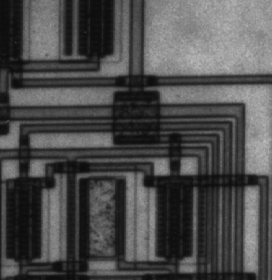
#> input picture Lab_Edge_Detection_STD/circuit.tif, 272 x 280 px
$ jupyter execute Lab_Edge_Detection_STD.ipynb   (shell and % lines are left out)
#> lines starting #> are read from the running program, lines starting #| are printed output that depends on the picture; after the words box and inside, x2 and y2 are one past the last pixel; in counts of white or black regions, pixels touching at a corner belong together; long printed decimals are rounded
### Lab_Edge_Detection_STD/commonfunctions.py


import skimage.io as io
import matplotlib.pyplot as plt
import numpy as np
from skimage.exposure import histogram
from matplotlib.pyplot import bar
from skimage.color import rgb2gray,rgb2hsv

# Convolution:
from scipy.signal import convolve2d
from scipy import fftpack
import math

from skimage.util import random_noise
from skimage.filters import median
from skimage.feature import canny


# Edges
from skimage.filters import sobel_h, sobel, sobel_v,roberts, prewitt

# Show the figures / plots inside the notebook
def show_images(images,titles=None):
    #This function is used to show image(s) with titles by sending an array of images and an array of associated titles.
    # images[0] will be drawn with the title titles[0] if exists
    # You aren't required to understand this function, use it as-is.
    n_ims = len(images)
    if titles is None: titles = ['(%d)' % i for i in range(1,n_ims + 1)]
    fig = plt.figure()
    n = 1
    for image,title in zip(images,titles):
        a = fig.add_subplot(1,n_ims,n)
        if image.ndim == 2:
            plt.gray()
        plt.imshow(image)
        a.set_title(title)
        n += 1
    fig.set_size_inches(np.array(fig.get_size_inches()) * n_ims)
    plt.show()


# [6 lines left out: function showHist, not called in this run]

### Lab_Edge_Detection_STD/Lab_Edge_Detection_STD.ipynb
# Lab 4 - part2
### Edge Detection

https://github.com/scikit-image/scikit-image/blob/master/skimage/filters/edges.py

http://scikit-image.org/docs/0.11.x/auto_examples/plot_edge_filter.html

http://scikit-image.org/docs/dev/auto_examples/edges/plot_canny.html

[cell 1]
from commonfunctions import *
from skimage.filters import gaussian,laplace
from skimage.filters import threshold_mean,threshold_otsu

[cell 2]
'''
1. Built-in Sobel, Prewill, Roberts, Canny
2. Custom Sobel (V-H-Both)
3. Custom LoG
'''
orgImg = io.imread('circuit.tif')
#> orgImg is the input picture: shape (280, 272); min 12, max 191, mean 76.3
io.imshow(orgImg)

# Reports
- Roberts:
    noisy image produced as size of filter is small.

- Prewill:
    less noisy image produced as size of filter is large and 8 filters are used so.
    but still noisy as orginal image has noise.
- Sobel:
    less noisy image produced as size of filter is large and 2 filters are used so.
    but still noisy as orginal image has noise.
- Canny: Best
    non noise image produced, edges are well connected
    but still noise can be removed with higher sigma for better edge detection


### Before Threshoding

[cell 3]
# 1. Built-in Sobel, Prewill, Roberts, Canny

img = io.imread('circuit.tif')
edge_roberts = roberts(img)
edge_sobel_h = sobel_h(img)
edge_sobel_v = sobel_v(img)
edge_sobel = sobel(img)
edge_prewitt = prewitt(img)
edge_canny = canny(img)
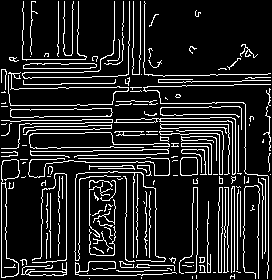
#> edge_canny: shape (280, 272) bool; 14% white in thin lines or dots
#show_images([edge_roberts,edge_prewitt,edge_sobel,edge_canny],["Roberts","Prewill","Sobel","Canny"])

show_images([img,edge_roberts,edge_prewitt],["Orginal","Roberts","Prewill"])
#> in show_images, `n_ims = len(images)`: n_ims = 3
#> the loop in show_images, `for image,title in zip(images,titles):` made 3 passes
#> title on passes 1 to 3: 'Orginal', 'Roberts', 'Prewill'
#> after the loop in show_images, `for image,title in zip(images,titles):`: n = 4
show_images([img,edge_sobel_h,edge_sobel_v],["Orginal","Sobel_h","Sobel_v"])
#> the loop in show_images (call 2), `for image,title in zip(images,titles):` made 3 passes
show_images([img,edge_sobel,edge_canny],["Orginal","Sobel","Canny"])

## After Thresholding

[cell 4]
edge_roberts = abs(edge_roberts)> threshold_otsu(edge_roberts)
#> edge_roberts: shape (280, 272) bool; 23.2% white in thin lines or dots
# edge_sobel_h = edge_roberts> 2
# edge_sobel_v = edge_roberts> 20
edge_sobel = abs(edge_sobel) > threshold_otsu(edge_sobel)
#> edge_sobel: shape (280, 272) bool; 24% white; 430 white regions (364 under 20 px), largest, box (x1, y1, x2, y2) and area: (74, 170, 167, 263) 1558, (143, 83, 272, 280) 1348, (22, 0, 131, 79) 994
edge_prewitt =abs( edge_prewitt)> threshold_otsu(edge_prewitt)
#> edge_prewitt: shape (280, 272) bool; 23.9% white; 384 white regions (321 under 20 px), largest, box (x1, y1, x2, y2) and area: (74, 170, 166, 263) 1612, (143, 83, 272, 280) 1349, (22, 0, 131, 79) 989
edge_canny = abs(edge_canny) > threshold_otsu(edge_canny)
#show_images([edge_roberts,edge_prewitt,edge_sobel,edge_canny],["Roberts","Prewill","Sobel","Canny"])

show_images([img,edge_roberts,edge_prewitt],["Orginal","Roberts","Prewill"])
# show_images([img,edge_sobel_h,edge_sobel_v],["Orginal","Sobel_h","Sobel_v"])
show_images([img,edge_sobel,edge_canny],["Orginal","Sobel","Canny"])

### Canny sigma

[cell 5]
edge_canny_0_5 = abs(canny(img,sigma = 0.5))
#> edge_canny_0_5: shape (280, 272) bool; 21.9% white in thin lines or dots
edge_canny_1 = abs(canny(img,sigma = 1))
edge_canny_2 = abs(canny(img,sigma = 2))
#> edge_canny_2: shape (280, 272) bool; 7% white in thin lines or dots
edge_canny_3 = abs(canny(img,sigma = 3))
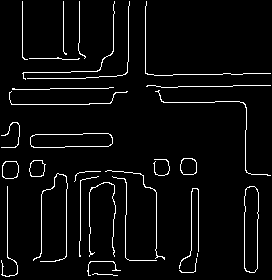
#> edge_canny_3: shape (280, 272) bool; 4.3% white in thin lines or dots

show_images([img],["Orginal"])
show_images([edge_canny_0_5,edge_canny_1],["canny sigma = 0.5","canny sigma = 1"])
show_images([edge_canny_2,edge_canny_3],["canny sigma = 2","canny sigma = 3"])

### Canny low_threshold & high_threshold
- low_threshold :
    Lower bound for hysteresis thresholding (linking edges).
    low_threshold is set to 10% of max by default.
- high_threshold :
    Upper bound for hysteresis thresholding (linking edges).
    high_threshold is set to 20% of max by default.

[cell 6]
edge_canny_thrs= canny(img,low_threshold=30,high_threshold=60)
#> edge_canny_thrs: shape (280, 272) bool; 12.8% white in thin lines or dots
edge_canny_sigma_thrs= canny(img,sigma = 1.5,low_threshold=30,high_threshold=60)
#> edge_canny_sigma_thrs: shape (280, 272) bool; 9.3% white in thin lines or dots
show_images([img,edge_canny_thrs,edge_canny_sigma_thrs],["original","canny","canny sigma = 1"])

[cell 7]
# 2. Custom Sobel (V-H-Both) using conv2d

hx=np.array([
    [-1,-2,-1],
    [0,0,0],
    [1,2,1]
])
hy=np.array([
    [-1,0,1],
    [-2,0,2],
    [-1,0,1]
])
sobel_x = convolve2d(img,hx,boundary='symm')
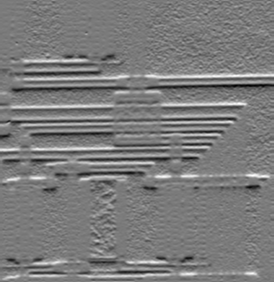
#> sobel_x: shape (282, 274) int64; min -273, max 293, mean 1.9; drawn with min black and max white
sobel_y = convolve2d(img,hy,boundary='symm')
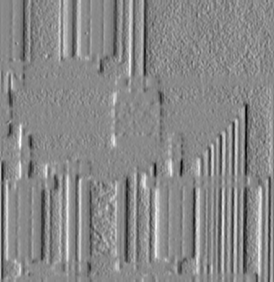
#> sobel_y: shape (282, 274) int64; min -324, max 277, mean -2.2; drawn with min black and max white
sobelImg = np.sqrt( (sobel_x)**2  +  (sobel_y)**2 )
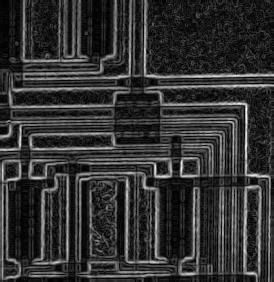
#> sobelImg: shape (282, 274) float64; min 0, max 324, mean 64.2; drawn with min black and max white
print("Before Applying thresholding")
show_images([img,sobelImg,sobel_y,sobelImg],["original","sobel_x","sobel_y","sobel"])
#sobel[sobel <= 85] = 0
# sobel = sobel >= 85
sobelImg = sobelImg >= threshold_otsu(sobelImg)
#> sobelImg: shape (282, 274) bool; 23.9% white; 430 white regions (364 under 20 px), largest, box (x1, y1, x2, y2) and area: (75, 171, 168, 264) 1558, (144, 84, 274, 282) 1353, (23, 0, 132, 80) 999
print("after Applying thresholding")
show_images([img,sobel_x,sobel_y,sobelImg],["original","sobel_x","sobel_y","sobel"])

[cell 8]
def sobelEdgeDetection(img):
    hx = np.array([
        [-1,-2,-1],
        [0,0,0],
        [1,2,1]
    ])
    hy = np.array([
        [-1,0,1],
        [-2,0,2],
        [-1,0,1]
    ])
    sobel_x = np.zeros((img.shape[0],img.shape[1]))
    sobel_y = np.zeros((img.shape[0],img.shape[1]))
    sobelImg = np.zeros((img.shape[0],img.shape[1]))
    for i in range(1,img.shape[0]-1):
        for j in range(1,img.shape[1]-1):
            sobel_x[i,j] = np.sum(img[i-1:i+2,j-1:j+2] * hx )
            sobel_y[i,j] = np.sum(img[i-1:i+2,j-1:j+2] * hy )
            sobelImg[i,j] =np.sqrt( (sobel_x[i,j])**2  +  (sobel_y[i,j])**2 )
#> sobelImg: shape (280, 272) float64
#> sobel_x: shape (280, 272) float64
#> sobel_y: shape (280, 272) float64
    #sobel[sobel <= 25] = 0
    sobelImg = sobelImg > 85
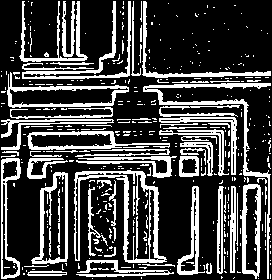
#> sobelImg: shape (280, 272) bool; 26.6% white; 440 white regions (369 under 20 px), largest, box (x1, y1, x2, y2) and area: (74, 170, 167, 263) 1813, (143, 83, 271, 279) 1433, (22, 1, 131, 79) 1037
    show_images([img,sobel_x,sobel_y,sobelImg],["original","sobel_x","sobel_y","sobel"])
    return sobelImg,sobel_x,sobel_y

[cell 9]
sobelImg,sobel_x,sobel_y = sobelEdgeDetection(img)

[cell 10]
# 3. Custom LoG
def LOG(img,thres= 20):
#> called with thres = 0.015
    h4 = np.array([
        [0,1,0],
        [1,-4,1],
        [0,1,0]
    ])
    h8 = np.array([
        [-1,-1,-1],
        [-1,8,-1],
        [-1,-1,-1]
    ])
    newImg = gaussian(img, sigma=1.2,mode='nearest', cval=0, preserve_range=False, truncate=4.0)
    laplace_4 = np.zeros((img.shape[0],img.shape[1]))
    laplace_8 = np.zeros((img.shape[0],img.shape[1]))
    for i in range(1,img.shape[0]-1):
        for j in range(1,img.shape[1]-1):
            laplace_4[i,j] = np.sum(newImg[i-1:i+2,j-1:j+2] * h4 )
            laplace_8[i,j] = np.sum(newImg[i-1:i+2,j-1:j+2] * h8 )
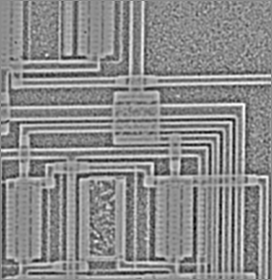
#> laplace_4: shape (280, 272) float64; min -0.0692, max 0.0574, mean -0.000113; drawn with min black and max white
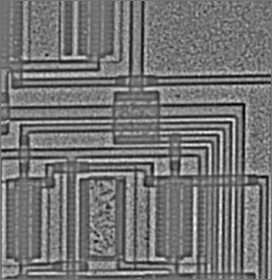
#> laplace_8: shape (280, 272) float64; min -0.172, max 0.204, mean 0.000339; drawn with min black and max white
#     laplace_4 = abs(convolve2d(newImg,h4,boundary='symm'))
#     laplace_8 = abs(convolve2d(newImg,h8,boundary='symm'))
#     laplace_4[laplace_4 < thres] = 0
#     laplace_8[laplace_8 < thres] = 0
    test = laplace(newImg, ksize=3, mask=None)
#     laplace_4 = abs(laplace_4)
#     laplace_8 = abs(laplace_8)
#     test = abs(test)
    thres2 = threshold_otsu(laplace_4)
#> thres2 = -0.00119
    print(thres2)
#| -0.001194
    laplace_4 = laplace_4 > thres
#> laplace_4: shape (280, 272) bool; 18.4% white in thin lines or dots
    laplace_8 = laplace_8 >thres
#> laplace_8: shape (280, 272) bool; 37.7% white; 451 white regions (312 under 20 px), largest, box (x1, y1, x2, y2) and area: (143, 85, 271, 279) 2023, (9, 73, 129, 106) 1183, (144, 1, 271, 76) 1147
    test = test > thres
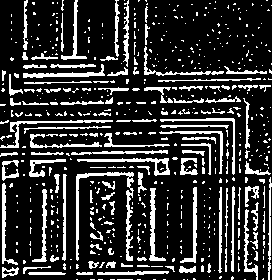
#> test: shape (280, 272) bool; 19.5% white in thin lines or dots
    show_images([img,newImg,laplace_4,laplace_8,test],["original","filtered","laplace 4","laplace 8","test"])
    return laplace_4,laplace_8
laplace_4,laplace_8 = LOG(img,0.015)

[cell 11]
from skimage.filters import laplace
import numpy as np
newImg = gaussian(img, sigma=1,mode='nearest', cval=0, preserve_range=False, truncate=4.0)
lap = np.sign(laplace(newImg))
#> lap: shape (280, 272) float64; values -1 (black) and 1 (white), 50% white; 372 white regions (232 under 20 px), largest, box (x1, y1, x2, y2) and area: (143, 0, 272, 76) 4217, (143, 84, 272, 280) 3063, (8, 73, 129, 106) 1564
lap = np.pad(lap, ((0, 1), (0, 1)))
#> lap: shape (281, 273) float64
diff_x = lap[:-1, :-1] - lap[:-1, 1:] < 0
#> diff_x: shape (280, 272) bool; 9.6% white in thin lines or dots
diff_y = lap[:-1, :-1] - lap[1:, :-1] < 0
#> diff_y: shape (280, 272) bool; 9.3% white in thin lines or dots

edges =  np.logical_or(diff_x, diff_y).astype(float)
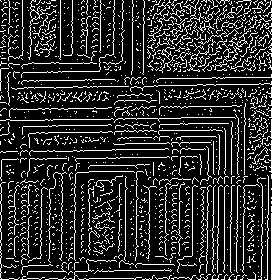
#> edges: shape (280, 272) float64; values 0 (black) and 1 (white), 16.7% white in thin lines or dots
edges = edges > threshold_otsu(edges)
show_images([edges])

[cell 12]
'''
Optional
1-Make edge detection
2-Multiply by factor < 1
3-Subtract (Orginal Image) - (Edge Detection Image)
'''

edge_sobel = sobel(img)
edge_sobel = edge_sobel > threshold_otsu(edge_sobel)
SubtractImg = img - edge_sobel*0.9
print(np.min(SubtractImg))
#| 12.0
show_images([img,edge_sobel,SubtractImg,img - SubtractImg])
